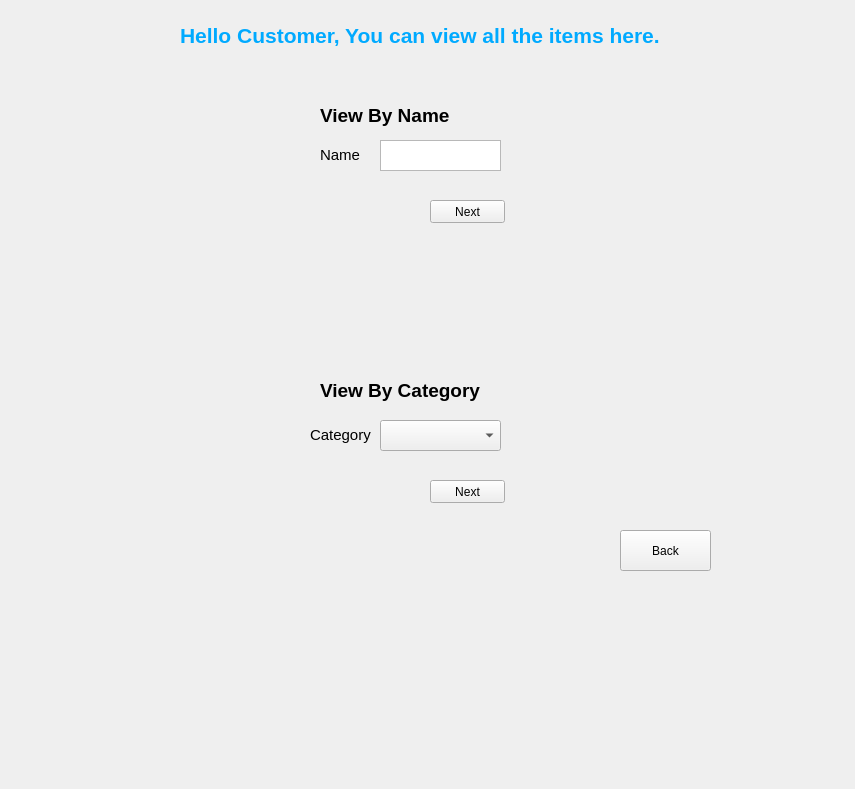
<?xml version="1.0" encoding="UTF-8"?>
<ui version="4.0">
 <class>CustomerViewItems</class>
 <widget class="QWidget" name="CustomerViewItems">
  <property name="geometry">
   <rect>
    <x>0</x>
    <y>0</y>
    <width>855</width>
    <height>789</height>
   </rect>
  </property>
  <property name="windowTitle">
   <string>CustomerViewItems</string>
  </property>
  <widget class="QTextEdit" name="ViewByName_name">
   <property name="geometry">
    <rect>
     <x>380</x>
     <y>140</y>
     <width>121</width>
     <height>31</height>
    </rect>
   </property>
  </widget>
  <widget class="QLabel" name="label_3">
   <property name="geometry">
    <rect>
     <x>320</x>
     <y>370</y>
     <width>211</width>
     <height>41</height>
    </rect>
   </property>
   <property name="text">
    <string>&lt;html&gt;&lt;head/&gt;&lt;body&gt;&lt;p&gt;&lt;span style=&quot; font-size:14pt; font-weight:600;&quot;&gt;View By Category&lt;/span&gt;&lt;/p&gt;&lt;/body&gt;&lt;/html&gt;</string>
   </property>
  </widget>
  <widget class="QLabel" name="label_4">
   <property name="geometry">
    <rect>
     <x>320</x>
     <y>140</y>
     <width>71</width>
     <height>31</height>
    </rect>
   </property>
   <property name="text">
    <string>&lt;html&gt;&lt;head/&gt;&lt;body&gt;&lt;p&gt;&lt;span style=&quot; font-size:11pt;&quot;&gt;Name&lt;/span&gt;&lt;/p&gt;&lt;/body&gt;&lt;/html&gt;</string>
   </property>
  </widget>
  <widget class="QLabel" name="label_6">
   <property name="geometry">
    <rect>
     <x>310</x>
     <y>420</y>
     <width>71</width>
     <height>31</height>
    </rect>
   </property>
   <property name="text">
    <string>&lt;html&gt;&lt;head/&gt;&lt;body&gt;&lt;p&gt;&lt;span style=&quot; font-size:11pt;&quot;&gt;Category&lt;/span&gt;&lt;/p&gt;&lt;/body&gt;&lt;/html&gt;</string>
   </property>
  </widget>
  <widget class="QComboBox" name="ViewByCategory_list">
   <property name="geometry">
    <rect>
     <x>380</x>
     <y>420</y>
     <width>121</width>
     <height>31</height>
    </rect>
   </property>
  </widget>
  <widget class="QLabel" name="label">
   <property name="geometry">
    <rect>
     <x>320</x>
     <y>100</y>
     <width>141</width>
     <height>31</height>
    </rect>
   </property>
   <property name="text">
    <string>&lt;html&gt;&lt;head/&gt;&lt;body&gt;&lt;p&gt;&lt;span style=&quot; font-size:14pt; font-weight:600;&quot;&gt;View By Name&lt;/span&gt;&lt;/p&gt;&lt;/body&gt;&lt;/html&gt;</string>
   </property>
  </widget>
  <widget class="QPushButton" name="ViewByNameNext">
   <property name="geometry">
    <rect>
     <x>430</x>
     <y>200</y>
     <width>75</width>
     <height>23</height>
    </rect>
   </property>
   <property name="text">
    <string>Next</string>
   </property>
  </widget>
  <widget class="QPushButton" name="ViewByCategoryNext">
   <property name="geometry">
    <rect>
     <x>430</x>
     <y>480</y>
     <width>75</width>
     <height>23</height>
    </rect>
   </property>
   <property name="text">
    <string>Next</string>
   </property>
  </widget>
  <widget class="QLabel" name="label_7">
   <property name="geometry">
    <rect>
     <x>180</x>
     <y>-30</y>
     <width>511</width>
     <height>131</height>
    </rect>
   </property>
   <property name="text">
    <string>&lt;html&gt;&lt;head/&gt;&lt;body&gt;&lt;p&gt;&lt;span style=&quot; font-size:16pt; font-weight:600; color:#00aaff;&quot;&gt;Hello Customer, You can view all the items here.&lt;/span&gt;&lt;/p&gt;&lt;/body&gt;&lt;/html&gt;</string>
   </property>
  </widget>
  <widget class="QPushButton" name="BackButton">
   <property name="geometry">
    <rect>
     <x>620</x>
     <y>530</y>
     <width>91</width>
     <height>41</height>
    </rect>
   </property>
   <property name="text">
    <string>Back</string>
   </property>
  </widget>
 </widget>
 <layoutdefault spacing="6" margin="11"/>
 <resources/>
 <connections>
  <connection>
   <sender>BackButton</sender>
   <signal>clicked()</signal>
   <receiver>CustomerViewItems</receiver>
   <slot>BackButton()</slot>
   <hints>
    <hint type="sourcelabel">
     <x>745</x>
     <y>720</y>
    </hint>
    <hint type="destinationlabel">
     <x>427</x>
     <y>394</y>
    </hint>
   </hints>
  </connection>
  <connection>
   <sender>ViewByNameNext</sender>
   <signal>clicked()</signal>
   <receiver>CustomerViewItems</receiver>
   <slot>ViewByName()</slot>
   <hints>
    <hint type="sourcelabel">
     <x>467</x>
     <y>211</y>
    </hint>
    <hint type="destinationlabel">
     <x>427</x>
     <y>394</y>
    </hint>
   </hints>
  </connection>
  <connection>
   <sender>ViewByCategoryNext</sender>
   <signal>clicked()</signal>
   <receiver>CustomerViewItems</receiver>
   <slot>ViewByCategory()</slot>
   <hints>
    <hint type="sourcelabel">
     <x>467</x>
     <y>591</y>
    </hint>
    <hint type="destinationlabel">
     <x>427</x>
     <y>394</y>
    </hint>
   </hints>
  </connection>
 </connections>
 <slots>
  <slot>BackButton()</slot>
  <slot>ViewByName()</slot>
  <slot>ViewById()</slot>
  <slot>ViewByCategory()</slot>
 </slots>
</ui>
